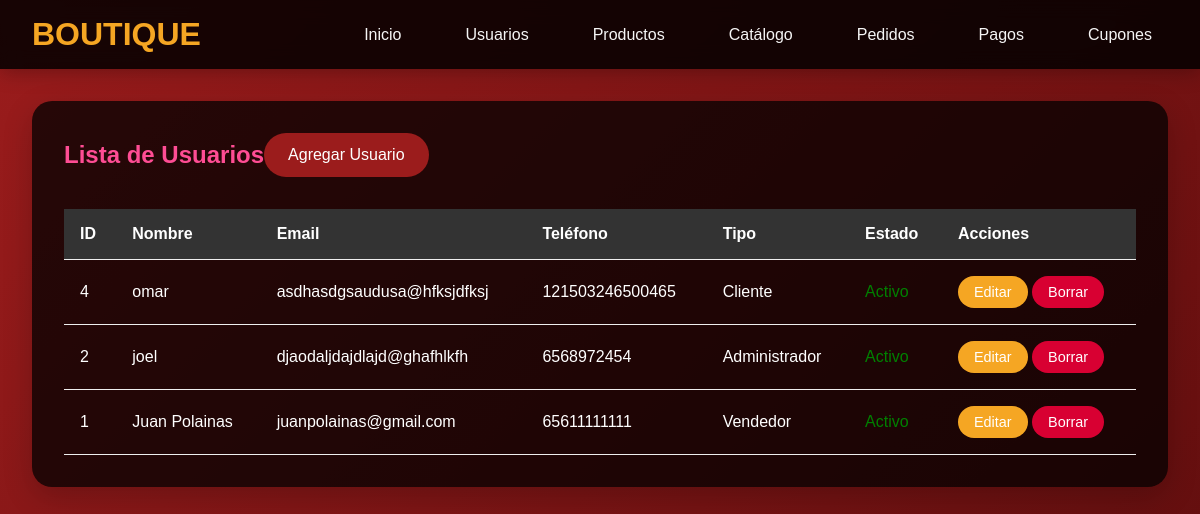
Screenshot of /usuarios/ with the database file from the repository.
### app_Boutique/models.py (models this page shows, shortened)
class Usuario(models.Model):
    TIPO_USUARIO_CHOICES = [
        ('cliente', 'Cliente'),
        ('vendedor', 'Vendedor'),
        ('administrador', 'Administrador'),
    ]
    nombre = models.CharField(max_length=100)
    email = models.EmailField(unique=True)
    telefono = models.CharField(max_length=15)
    direccion = models.TextField()
    tipo_usuario = models.CharField(max_length=20, choices=TIPO_USUARIO_CHOICES, default='cliente')
    fecha_registro = models.DateTimeField(auto_now_add=True)
    activo = models.BooleanField(default=True)

### app_Boutique/views.py (the view)
# urls.py: path('usuarios/', views.ver_usuarios, name='ver_usuarios'),
def ver_usuarios(request):
    usuarios = Usuario.objects.all().order_by('-fecha_registro')
    return render(request, 'usuario/ver_usuarios.html', {'usuarios': usuarios})

### app_Boutique/templates/usuario/ver_usuarios.html
{% extends 'base.html' %}
{% block content %}
<div class="card">
    <div style="display: flex; justify-content: between; align-items: center; margin-bottom: 2rem;">
        <h2 style="color: #ff4d94;">Lista de Usuarios</h2>
        <a href="{% url 'agregar_usuario' %}" class="btn btn-primary">Agregar Usuario</a>
    </div>
    <table class="table">
        <thead>
            <tr>
                <th>ID</th>
                <th>Nombre</th>
                <th>Email</th>
                <th>Teléfono</th>
                <th>Tipo</th>
                <th>Estado</th>
                <th>Acciones</th>
            </tr>
        </thead>
        <tbody>
            {% for usuario in usuarios %}
            <tr>
                <td>{{ usuario.id }}</td>
                <td>{{ usuario.nombre }}</td>
                <td>{{ usuario.email }}</td>
                <td>{{ usuario.telefono }}</td>
                <td>{{ usuario.get_tipo_usuario_display }}</td>
                <td>
                    <span style="color: {% if usuario.activo %}green{% else %}red{% endif %};">
                        {% if usuario.activo %}Activo{% else %}Inactivo{% endif %}
                    </span>
                </td>
                <td>
                    <a href="{% url 'actualizar_usuario' usuario.id %}" class="btn btn-warning" style="padding: 0.5rem 1rem; font-size: 0.9rem;">Editar</a>
                    <a href="{% url 'borrar_usuario' usuario.id %}" class="btn btn-danger" style="padding: 0.5rem 1rem; font-size: 0.9rem;">Borrar</a>
                </td>
            </tr>
            {% endfor %}
        </tbody>
    </table>
</div>
{% endblock %}

### app_Boutique/templates/base.html (shortened to what this page needs)
<!DOCTYPE html>
<html lang="es">
<head>
</head>
<body>
    {% include 'navbar.html' %}
    <div class="container">
        {% block content %}{% endblock %}
    </div>
</body>
</html>

### app_Boutique/templates/navbar.html (shortened to what this page needs)
<nav class="navbar">
    <div class="nav-container">
        <a href="{% url 'index' %}" class="logo">BOUTIQUE</a>
        <ul class="nav-menu">
            <li class="nav-item">
                <a href="{% url 'index' %}" class="nav-link">Inicio</a>
            </li>
            <li class="nav-item">
                <a href="#" class="nav-link">Usuarios</a>
            </li>
            <li class="nav-item">
                <a href="#" class="nav-link">Productos</a>
            </li>
            <li class="nav-item">
                <a href="#" class="nav-link">Catálogo</a>
            </li>
            <li class="nav-item">
                <a href="#" class="nav-link">Pedidos</a>
            </li>
            <li class="nav-item">
                <a href="#" class="nav-link">Pagos</a>
            </li>
            <li class="nav-item">
                <a href="#" class="nav-link">Cupones</a>
            </li>
        </ul>
    </div>
</nav>

### app_Boutique/templates/base.html (style rules this page uses)
* { margin: 0; padding: 0; box-sizing: border-box; }
body { font-family: 'Arial', sans-serif; background: linear-gradient(135deg, #9b1c1c 0%, #5c0d0d 100%); min-height: 100vh; color: white; }
.navbar { background: rgba(0, 0, 0, 0.85); backdrop-filter: blur(10px); padding: 1rem 2rem; box-shadow: 0 2px 20px rgba(0, 0, 0, 0.3); }
.nav-container { max-width: 1200px; margin: 0 auto; display: flex; justify-content: space-between; align-items: center; }
.logo { font-size: 2rem; font-weight: bold; color: #f5a623; text-decoration: none; }
.nav-menu { display: flex; list-style: none; gap: 2rem; }
.nav-item { position: relative; }
.nav-link { text-decoration: none; color: #f5f5f5; font-weight: 500; padding: 0.5rem 1rem; border-radius: 25px; transition: all 0.3s ease; }
.container { max-width: 1200px; margin: 2rem auto; padding: 0 2rem; }
.card { background: rgba(0, 0, 0, 0.75); border-radius: 20px; padding: 2rem; box-shadow: 0 10px 30px rgba(0, 0, 0, 0.2); margin-bottom: 2rem; color: white; }
.btn { padding: 0.8rem 1.5rem; border: none; border-radius: 25px; cursor: pointer; font-weight: 500; text-decoration: none; display: inline-block; transition: all 0.3s ease; }
.btn-primary { background: #9b1c1c; color: white; }
.btn-danger { background: #d80032; color: white; }
.btn-warning { background: #f5a623; color: white; }
.table { width: 100%; border-collapse: collapse; margin-top: 1rem; color: white; }
.table th, .table td { padding: 1rem; text-align: left; border-bottom: 1px solid #eee; color: white; }
.table th { background: #333; font-weight: 600; }

### rows the page displays
Usuario: id "4", nombre "omar", email "asdhasdgsaudusa@hfksjdfksj", telefono "121503246500465", tipo_usuario "Cliente", activo "Activo"
Usuario: id "2", nombre "joel", email "djaodaljdajdlajd@ghafhlkfh", telefono "6568972454", tipo_usuario "Administrador", activo "Activo"
Usuario: id "1", nombre "Juan Polainas", email "juanpolainas@gmail.com", telefono "65611111111", tipo_usuario "Vendedor", activo "Activo"
